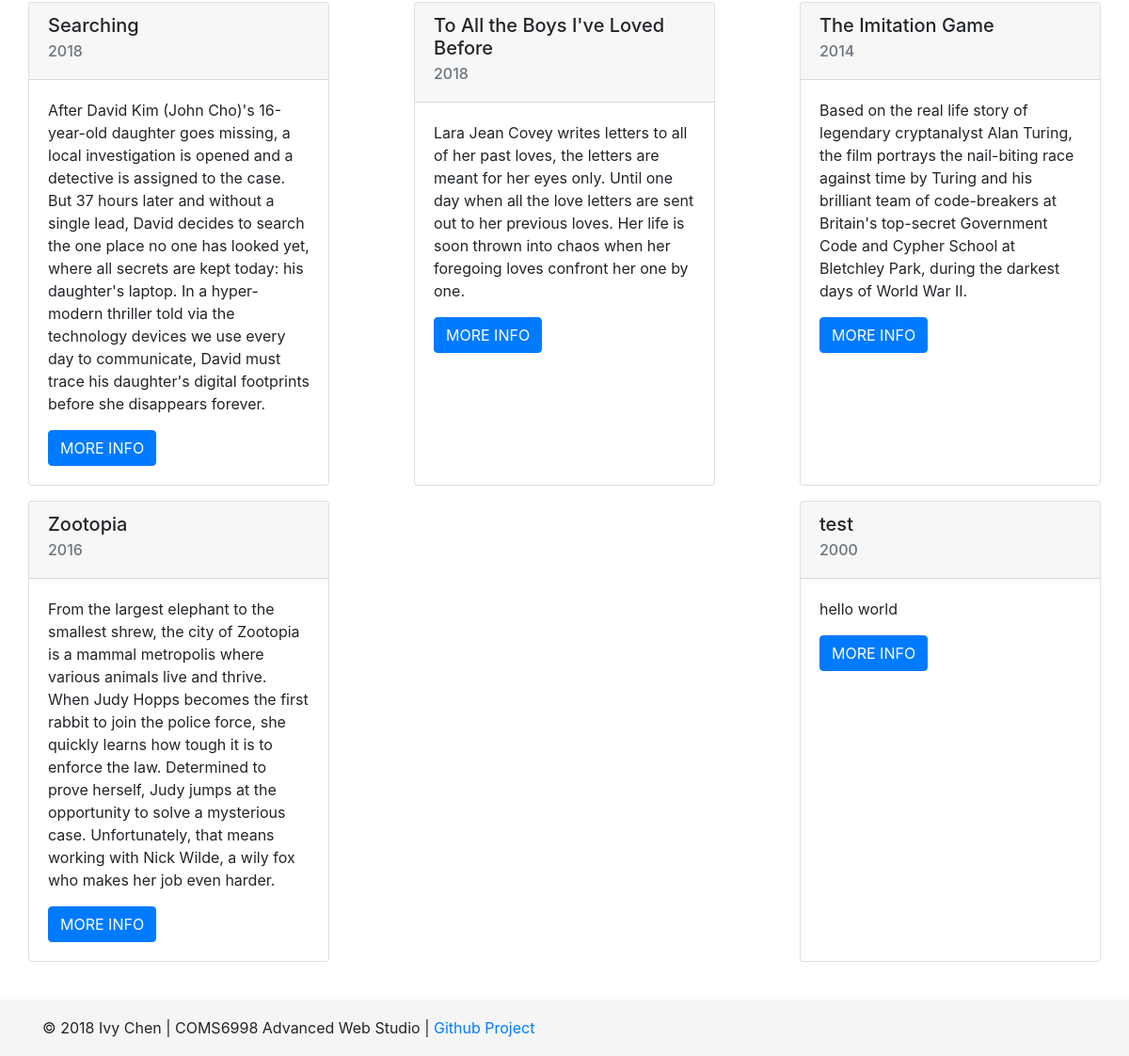
Before: / (lower part) with the older database file.
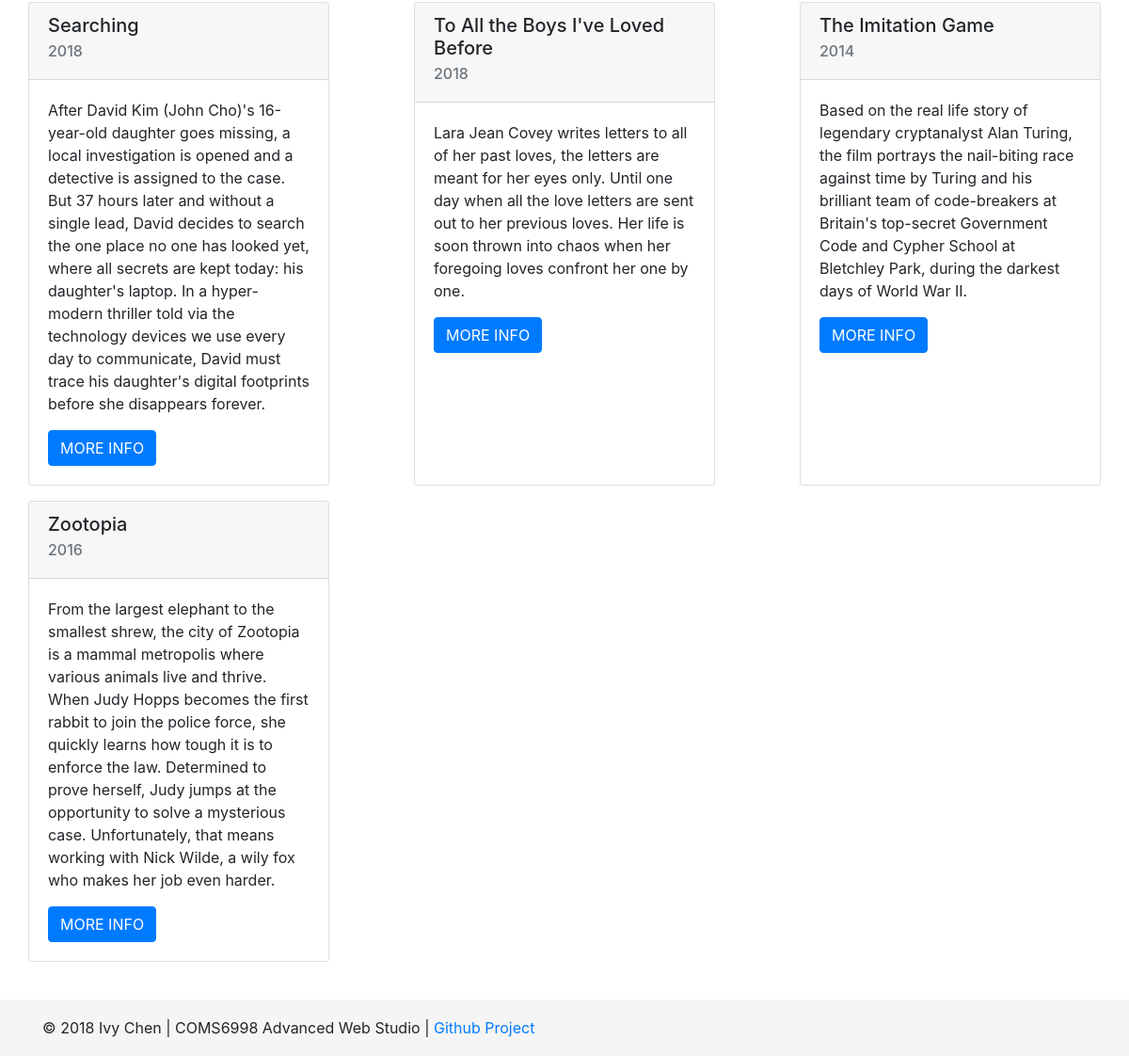
After: the same page with the newer database file.
### models.py (models this page shows, shortened)
class Movie(db.Model):
    id = db.Column(db.Integer, primary_key=True)
    title = db.Column(db.String(140), nullable=False)
    year = db.Column(db.Integer, nullable=False)
    genre = db.Column(db.String(140), nullable=False)
    runtime = db.Column(db.Integer)
    overview = db.Column(db.Text)
    talent = db.relationship('Talent', secondary=stars, backref=db.backref('movie', cascade='all', lazy=True), lazy='subquery')

### app.py (the view)
@app.route('/')
def main():
    m = models.Movie.query.all()
    return render_template('main.html', movies=m)

### templates/main.html (shortened to what this page needs)
{% extends "base.html" %}
{% block body %}
  {% block content %}
  <div class="row card-grid">
    {% for m in movies %}
    <div class="card" style="width: 18rem;">
      <div class="card-header">
        <h5 class="card-title">{{ m.title }}</h5>
        <h6 class="card-subtitle mb-2 text-muted">{{ m.year }}</h6>
      </div>
      <div class="card-body">
        <p class="card-text">{{ m.overview }}</p>
        <a href="/movie/{{ m.id }}" class="btn btn-primary">MORE INFO</a>
      </div>
    </div>
    {% endfor %}
  </div>
  {% endblock %}
{% endblock %}

Changed rows visible on the page:
removed Movie: title "test", year "2000", overview "hello world"
